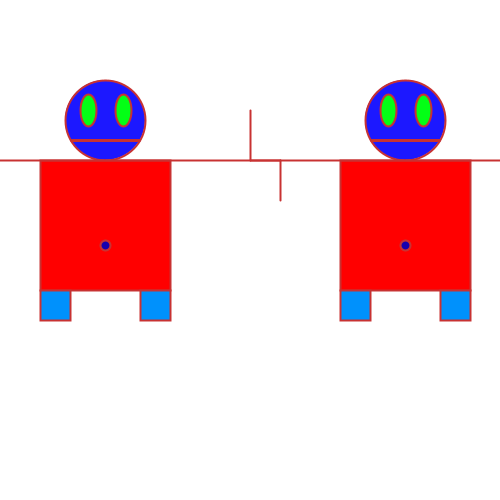
Frame 1 (no input)
Frame 60 (the mouse pressed at the canvas centre just before this capture): identical to frame 1, image omitted
Frame 120 (the mouse held since frame 60 and released just before this capture): identical to frame 1, image omitted

The Processing sketch that drew this single still picture (run headless with seeded random() and noise(); from frame 60 on, the mouse is pressed at the canvas centre):

// Processing sketch: processing_129796
// ── processing_129796.pde

int monsterX;
int monsterY;
int richting; 
int teller;
boolean test;

float i=50;

int y;
int spatie;
int stop;
int breedte;
int hoogte;
 

void setup(){
size(500,500);
monsterX = 100;
monsterY = 100;
richting = 10;
teller = 0;
test = true;
spatie = 300;
stop = 1000;
breedte = 10;
}

void draw(){
background(255,255,255);
strokeWeight(2);
stroke(200,50,50);
ellipseMode(CENTER);
background(255);

/*
loopRegen(); 
updateX();
moveRand();
*/


 for(int i=0; i<stop; i=i+spatie){
    drawMonster(i,100);

}
}

/*
void loopRegen() {

 
  fill(100, 30, 20);
 
  if (test == true) {
    fill(0);
  }
  else if (test == false) {
    fill(55, 0, 0);
  }
  strokeWeight(1);
      for(int i=0; i < 100; i ++){
    stroke(100,60,60);
  ellipse(random(0,500),random(0,500),1,75);
    
   }
  while (i > 500) { i = 0; }
   
  strokeWeight(3);
 
 stroke(96, 0, 0);
}


void updateX() {

monsterY = monsterY + richting;
}



void moveRand () {
 
  if(monsterY > 450 || monsterY <-60){
    richting= -richting;
    teller = teller+1;
  }
   
  if(teller == 10){
teller=0;
test =!test;

  }
}
*/

void drawMonster(int monsterX, int monsterY){

//hoofd
fill(28,24,255);
ellipse (monsterX+105, monsterY+20, 80, 80);


//buik
 if( test == true){
   fill(255,0,0);
 }
 else {
   fill (0,255,0);
 }
//fill (67,192,247);
rect(monsterX+40,monsterY+60,130,130);

//voeten
fill (0,145,252);
rect(monsterX+40,monsterY+190,30,30);
rect(monsterX+140,monsterY+190,30,30);

//armen, mond en navel

 if( test == true){
   fill(255,0.0);
 }
 else {
   fill (0,255,0);
 }
   
line (monsterX-50,monsterY+60,monsterX+280,monsterY+60);
line (monsterX-50,monsterY+60,monsterX-50,monsterY+10);
line (monsterX+280,monsterY+60,monsterX+280,monsterY+100);
fill(22,0,175);
ellipse (monsterX+105,monsterY+145,10,10);
strokeWeight(3);
line(monsterX+71, monsterY+40, monsterX+139, monsterY+40);

// ogen
fill (3,255,21);
strokeWeight(2);
ellipse (monsterX+123,monsterY+10,16,32);
ellipse (monsterX+88,monsterY+10,16,32);
println(teller);
}
